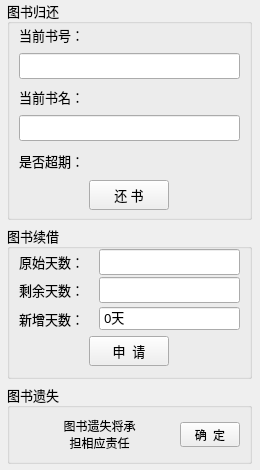
                  <widget class="QWidget" name="widget_recordRight" native="true">
                   <property name="minimumSize">
                    <size>
                     <width>260</width>
                     <height>0</height>
                    </size>
                   </property>
                   <property name="maximumSize">
                    <size>
                     <width>260</width>
                     <height>16777215</height>
                    </size>
                   </property>
                   <layout class="QGridLayout" name="gridLayout_28">
                    <property name="leftMargin">
                     <number>0</number>
                    </property>
                    <property name="topMargin">
                     <number>0</number>
                    </property>
                    <property name="rightMargin">
                     <number>0</number>
                    </property>
                    <property name="bottomMargin">
                     <number>0</number>
                    </property>
                    <property name="horizontalSpacing">
                     <number>0</number>
                    </property>
                    <property name="verticalSpacing">
                     <number>5</number>
                    </property>
                    <item row="3" column="0">
                     <spacer name="verticalSpacer_12">
                      <property name="orientation">
                       <enum>Qt::Vertical</enum>
                      </property>
                      <property name="sizeHint" stdset="0">
                       <size>
                        <width>20</width>
                        <height>6</height>
                       </size>
                      </property>
                     </spacer>
                    </item>
                    <item row="2" column="0">
                     <widget class="QGroupBox" name="groupBox_bookLoss">
                      <property name="minimumSize">
                       <size>
                        <width>245</width>
                        <height>80</height>
                       </size>
                      </property>
                      <property name="maximumSize">
                       <size>
                        <width>245</width>
                        <height>80</height>
                       </size>
                      </property>
                      <property name="font">
                       <font>
                        <family>微软雅黑</family>
                        <pointsize>10</pointsize>
                        <bold>false</bold>
                       </font>
                      </property>
                      <property name="title">
                       <string>图书遗失</string>
                      </property>
                      <layout class="QGridLayout" name="gridLayout_27">
                       <property name="topMargin">
                        <number>0</number>
                       </property>
                       <property name="bottomMargin">
                        <number>0</number>
                       </property>
                       <property name="horizontalSpacing">
                        <number>0</number>
                       </property>
                       <property name="verticalSpacing">
                        <number>7</number>
                       </property>
                       <item row="0" column="0">
                        <widget class="QLabel" name="label_26">
                         <property name="font">
                          <font>
                           <family>微软雅黑</family>
                           <pointsize>9</pointsize>
                           <bold>false</bold>
                          </font>
                         </property>
                         <property name="text">
                          <string>图书遗失将承
担相应责任</string>
                         </property>
                         <property name="alignment">
                          <set>Qt::AlignCenter</set>
                         </property>
                        </widget>
                       </item>
                       <item row="0" column="1">
                        <widget class="QPushButton" name="btn_recordBookLoss">
                         <property name="minimumSize">
                          <size>
                           <width>60</width>
                           <height>25</height>
                          </size>
                         </property>
                         <property name="maximumSize">
                          <size>
                           <width>60</width>
                           <height>25</height>
                          </size>
                         </property>
                         <property name="font">
                          <font>
                           <family>微软雅黑</family>
                           <pointsize>9</pointsize>
                           <bold>false</bold>
                          </font>
                         </property>
                         <property name="text">
                          <string>确  定</string>
                         </property>
                        </widget>
                       </item>
                      </layout>
                     </widget>
                    </item>
                    <item row="0" column="0">
                     <widget class="QGroupBox" name="groupBox_bookReturn">
                      <property name="minimumSize">
                       <size>
                        <width>245</width>
                        <height>220</height>
                       </size>
                      </property>
                      <property name="maximumSize">
                       <size>
                        <width>245</width>
                        <height>220</height>
                       </size>
                      </property>
                      <property name="font">
                       <font>
                        <family>微软雅黑</family>
                        <pointsize>10</pointsize>
                        <bold>false</bold>
                       </font>
                      </property>
                      <property name="title">
                       <string>图书归还</string>
                      </property>
                      <layout class="QGridLayout" name="gridLayout_21">
                       <property name="topMargin">
                        <number>0</number>
                       </property>
                       <property name="horizontalSpacing">
                        <number>0</number>
                       </property>
                       <property name="verticalSpacing">
                        <number>7</number>
                       </property>
                       <item row="5" column="0" colspan="2">
                        <widget class="QWidget" name="widget_18" native="true">
                         <property name="minimumSize">
                          <size>
                           <width>0</width>
                           <height>30</height>
                          </size>
                         </property>
                         <property name="maximumSize">
                          <size>
                           <width>16777215</width>
                           <height>30</height>
                          </size>
                         </property>
                         <layout class="QGridLayout" name="gridLayout_20">
                          <property name="leftMargin">
                           <number>0</number>
                          </property>
                          <property name="topMargin">
                           <number>0</number>
                          </property>
                          <property name="rightMargin">
                           <number>0</number>
                          </property>
                          <property name="bottomMargin">
                           <number>0</number>
                          </property>
                          <property name="horizontalSpacing">
                           <number>0</number>
                          </property>
                          <property name="verticalSpacing">
                           <number>1</number>
                          </property>
                          <item row="0" column="0">
                           <widget class="QPushButton" name="btn_recordReturnBook">
                            <property name="minimumSize">
                             <size>
                              <width>80</width>
                              <height>30</height>
                             </size>
                            </property>
                            <property name="maximumSize">
                             <size>
                              <width>80</width>
                              <height>30</height>
                             </size>
                            </property>
                            <property name="text">
                             <string>还 书</string>
                            </property>
                           </widget>
                          </item>
                         </layout>
                        </widget>
                       </item>
                       <item row="4" column="0" colspan="2">
                        <layout class="QGridLayout" name="gridLayout_22">
                         <item row="0" column="0">
                          <widget class="QLabel" name="label_25">
                           <property name="minimumSize">
                            <size>
                             <width>75</width>
                             <height>25</height>
                            </size>
                           </property>
                           <property name="maximumSize">
                            <size>
                             <width>75</width>
                             <height>25</height>
                            </size>
                           </property>
                           <property name="text">
                            <string>是否超期：</string>
                           </property>
                          </widget>
                         </item>
                         <item row="0" column="1">
                          <widget class="QLabel" name="lab_recordIsOverdue">
                           <property name="minimumSize">
                            <size>
                             <width>0</width>
                             <height>25</height>
                            </size>
                           </property>
                           <property name="maximumSize">
                            <size>
                             <width>16777215</width>
                             <height>25</height>
                            </size>
                           </property>
                           <property name="text">
                            <string/>
                           </property>
                          </widget>
                         </item>
                        </layout>
                       </item>
                       <item row="2" column="0" colspan="2">
                        <widget class="QLabel" name="label_28">
                         <property name="minimumSize">
                          <size>
                           <width>0</width>
                           <height>22</height>
                          </size>
                         </property>
                         <property name="maximumSize">
                          <size>
                           <width>16777215</width>
                           <height>22</height>
                          </size>
                         </property>
                         <property name="text">
                          <string>当前书名：</string>
                         </property>
                        </widget>
                       </item>
                       <item row="0" column="0" colspan="2">
                        <widget class="QLabel" name="label_27">
                         <property name="minimumSize">
                          <size>
                           <width>0</width>
                           <height>22</height>
                          </size>
                         </property>
                         <property name="maximumSize">
                          <size>
                           <width>16777215</width>
                           <height>22</height>
                          </size>
                         </property>
                         <property name="text">
                          <string>当前书号：</string>
                         </property>
                        </widget>
                       </item>
                       <item row="1" column="0" colspan="2">
                        <widget class="QLineEdit" name="lineEdit_recordBookId">
                         <property name="minimumSize">
                          <size>
                           <width>0</width>
                           <height>26</height>
                          </size>
                         </property>
                         <property name="maximumSize">
                          <size>
                           <width>16777215</width>
                           <height>26</height>
                          </size>
                         </property>
                         <property name="font">
                          <font>
                           <family>微软雅黑</family>
                           <pointsize>10</pointsize>
                           <bold>false</bold>
                          </font>
                         </property>
                         <property name="text">
                          <string/>
                         </property>
                         <property name="readOnly">
                          <bool>true</bool>
                         </property>
                         <property name="placeholderText">
                          <string/>
                         </property>
                        </widget>
                       </item>
                       <item row="3" column="0" colspan="2">
                        <widget class="QLineEdit" name="lineEdit_recordBookName">
                         <property name="minimumSize">
                          <size>
                           <width>0</width>
                           <height>26</height>
                          </size>
                         </property>
                         <property name="maximumSize">
                          <size>
                           <width>16777215</width>
                           <height>26</height>
                          </size>
                         </property>
                         <property name="font">
                          <font>
                           <family>微软雅黑</family>
                           <pointsize>10</pointsize>
                           <bold>false</bold>
                          </font>
                         </property>
                         <property name="text">
                          <string/>
                         </property>
                         <property name="readOnly">
                          <bool>true</bool>
                         </property>
                        </widget>
                       </item>
                      </layout>
                     </widget>
                    </item>
                    <item row="1" column="0">
                     <widget class="QGroupBox" name="groupBox_bookRenew">
                      <property name="minimumSize">
                       <size>
                        <width>245</width>
                        <height>154</height>
                       </size>
                      </property>
                      <property name="maximumSize">
                       <size>
                        <width>245</width>
                        <height>154</height>
                       </size>
                      </property>
                      <property name="font">
                       <font>
                        <family>微软雅黑</family>
                        <pointsize>10</pointsize>
                        <bold>false</bold>
                       </font>
                      </property>
                      <property name="title">
                       <string>图书续借</string>
                      </property>
                      <layout class="QGridLayout" name="gridLayout_26">
                       <property name="topMargin">
                        <number>0</number>
                       </property>
                       <property name="bottomMargin">
                        <number>5</number>
                       </property>
                       <property name="spacing">
                        <number>0</number>
                       </property>
                       <item row="2" column="1">
                        <widget class="QLabel" name="label_32">
                         <property name="minimumSize">
                          <size>
                           <width>0</width>
                           <height>25</height>
                          </size>
                         </property>
                         <property name="maximumSize">
                          <size>
                           <width>16777215</width>
                           <height>25</height>
                          </size>
                         </property>
                         <property name="text">
                          <string/>
                         </property>
                        </widget>
                       </item>
                       <item row="4" column="0" colspan="2">
                        <widget class="QWidget" name="widget_4" native="true">
                         <property name="minimumSize">
                          <size>
                           <width>0</width>
                           <height>40</height>
                          </size>
                         </property>
                         <property name="maximumSize">
                          <size>
                           <width>16777215</width>
                           <height>40</height>
                          </size>
                         </property>
                         <layout class="QGridLayout" name="gridLayout_23">
                          <property name="leftMargin">
                           <number>0</number>
                          </property>
                          <property name="topMargin">
                           <number>0</number>
                          </property>
                          <property name="rightMargin">
                           <number>0</number>
                          </property>
                          <property name="bottomMargin">
                           <number>0</number>
                          </property>
                          <property name="spacing">
                           <number>0</number>
                          </property>
                          <item row="0" column="0">
                           <widget class="QPushButton" name="btn_recordBookApply">
                            <property name="minimumSize">
                             <size>
                              <width>80</width>
                              <height>30</height>
                             </size>
                            </property>
                            <property name="maximumSize">
                             <size>
                              <width>80</width>
                              <height>30</height>
                             </size>
                            </property>
                            <property name="text">
                             <string>申  请</string>
                            </property>
                           </widget>
                          </item>
                         </layout>
                        </widget>
                       </item>
                       <item row="1" column="0" rowspan="2" colspan="2">
                        <layout class="QGridLayout" name="gridLayout_24">
                         <property name="spacing">
                          <number>0</number>
                         </property>
                         <item row="0" column="0">
                          <widget class="QLabel" name="label_34">
                           <property name="minimumSize">
                            <size>
                             <width>80</width>
                             <height>25</height>
                            </size>
                           </property>
                           <property name="maximumSize">
                            <size>
                             <width>80</width>
                             <height>25</height>
                            </size>
                           </property>
                           <property name="text">
                            <string>剩余天数：</string>
                           </property>
                          </widget>
                         </item>
                         <item row="0" column="1">
                          <widget class="QLineEdit" name="lineEdit_recordStoreDay">
                           <property name="maximumSize">
                            <size>
                             <width>16777215</width>
                             <height>26</height>
                            </size>
                           </property>
                           <property name="font">
                            <font>
                             <family>微软雅黑</family>
                             <pointsize>10</pointsize>
                             <bold>false</bold>
                            </font>
                           </property>
                           <property name="text">
                            <string/>
                           </property>
                           <property name="readOnly">
                            <bool>true</bool>
                           </property>
                          </widget>
                         </item>
                        </layout>
                       </item>
                       <item row="0" column="0" colspan="2">
                        <layout class="QGridLayout" name="gridLayout_25">
                         <property name="spacing">
                          <number>0</number>
                         </property>
                         <item row="0" column="0">
                          <widget class="QLabel" name="label_30">
                           <property name="minimumSize">
                            <size>
                             <width>80</width>
                             <height>25</height>
                            </size>
                           </property>
                           <property name="maximumSize">
                            <size>
                             <width>80</width>
                             <height>25</height>
                            </size>
                           </property>
                           <property name="text">
                            <string>原始天数：</string>
                           </property>
                          </widget>
                         </item>
                         <item row="0" column="1">
                          <widget class="QLineEdit" name="lineEdit_recordOldDay">
                           <property name="maximumSize">
                            <size>
                             <width>16777215</width>
                             <height>26</height>
                            </size>
                           </property>
                           <property name="font">
                            <font>
                             <family>微软雅黑</family>
                             <pointsize>10</pointsize>
                             <bold>false</bold>
                            </font>
                           </property>
                           <property name="text">
                            <string/>
                           </property>
                           <property name="readOnly">
                            <bool>true</bool>
                           </property>
                          </widget>
                         </item>
                        </layout>
                       </item>
                       <item row="3" column="0" colspan="2">
                        <layout class="QGridLayout" name="gridLayout_29">
                         <property name="spacing">
                          <number>0</number>
                         </property>
                         <item row="0" column="0">
                          <widget class="QLabel" name="label_33">
                           <property name="minimumSize">
                            <size>
                             <width>80</width>
                             <height>25</height>
                            </size>
                           </property>
                           <property name="maximumSize">
                            <size>
                             <width>80</width>
                             <height>25</height>
                            </size>
                           </property>
                           <property name="text">
                            <string>新增天数：</string>
                           </property>
                          </widget>
                         </item>
                         <item row="0" column="1">
                          <widget class="QSpinBox" name="spinBox_recordAddNewDay">
                           <property name="minimumSize">
                            <size>
                             <width>0</width>
                             <height>25</height>
                            </size>
                           </property>
                           <property name="maximumSize">
                            <size>
                             <width>16777215</width>
                             <height>25</height>
                            </size>
                           </property>
                           <property name="focusPolicy">
                            <enum>Qt::WheelFocus</enum>
                           </property>
                           <property name="contextMenuPolicy">
                            <enum>Qt::DefaultContextMenu</enum>
                           </property>
                           <property name="inputMethodHints">
                            <set>Qt::ImhDigitsOnly</set>
                           </property>
                           <property name="buttonSymbols">
                            <enum>QAbstractSpinBox::NoButtons</enum>
                           </property>
                           <property name="suffix">
                            <string>天</string>
                           </property>
                           <property name="maximum">
                            <number>7</number>
                           </property>
                           <property name="stepType">
                            <enum>QAbstractSpinBox::DefaultStepType</enum>
                           </property>
                          </widget>
                         </item>
                        </layout>
                       </item>
                      </layout>
                     </widget>
                    </item>
                   </layout>
                  </widget>
